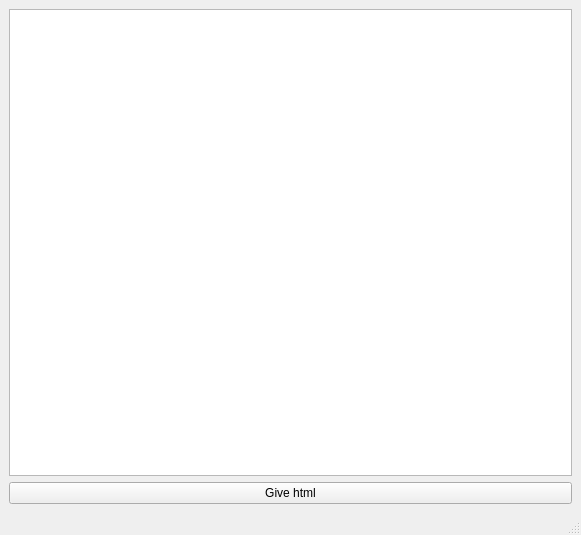
<?xml version="1.0" encoding="UTF-8"?>
<ui version="4.0">
 <class>MainWindow</class>
 <widget class="QMainWindow" name="MainWindow">
  <property name="geometry">
   <rect>
    <x>0</x>
    <y>0</y>
    <width>581</width>
    <height>535</height>
   </rect>
  </property>
  <property name="windowTitle">
   <string>HTML e-mail reader</string>
  </property>
  <widget class="QWidget" name="centralwidget">
   <layout class="QVBoxLayout" name="verticalLayout">
    <item>
     <widget class="QListWidget" name="EmailList"/>
    </item>
    <item>
     <widget class="QPushButton" name="LinkButton">
      <property name="text">
       <string>Give html</string>
      </property>
     </widget>
    </item>
   </layout>
  </widget>
  <widget class="QMenuBar" name="menubar">
   <property name="geometry">
    <rect>
     <x>0</x>
     <y>0</y>
     <width>581</width>
     <height>21</height>
    </rect>
   </property>
  </widget>
  <widget class="QStatusBar" name="statusbar"/>
 </widget>
 <resources/>
 <connections/>
</ui>
